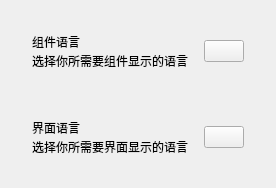
          <widget class="CardWidget" name="CardWidget_17">
           <property name="minimumSize">
            <size>
             <width>0</width>
             <height>70</height>
            </size>
           </property>
           <layout class="QVBoxLayout" name="verticalLayout_31">
            <property name="spacing">
             <number>16</number>
            </property>
            <property name="leftMargin">
             <number>16</number>
            </property>
            <property name="topMargin">
             <number>16</number>
            </property>
            <property name="rightMargin">
             <number>16</number>
            </property>
            <property name="bottomMargin">
             <number>16</number>
            </property>
            <item>
             <widget class="CardWidget" name="CardWidget_18">
              <property name="minimumSize">
               <size>
                <width>0</width>
                <height>70</height>
               </size>
              </property>
              <layout class="QHBoxLayout" name="horizontalLayout_19">
               <property name="spacing">
                <number>16</number>
               </property>
               <property name="leftMargin">
                <number>16</number>
               </property>
               <property name="topMargin">
                <number>16</number>
               </property>
               <property name="rightMargin">
                <number>16</number>
               </property>
               <property name="bottomMargin">
                <number>16</number>
               </property>
               <item>
                <layout class="QVBoxLayout" name="verticalLayout_29">
                 <property name="spacing">
                  <number>0</number>
                 </property>
                 <item>
                  <widget class="StrongBodyLabel" name="StrongBodyLabel_21">
                   <property name="sizePolicy">
                    <sizepolicy hsizetype="Expanding" vsizetype="Preferred">
                     <horstretch>0</horstretch>
                     <verstretch>0</verstretch>
                    </sizepolicy>
                   </property>
                   <property name="text">
                    <string>组件语言</string>
                   </property>
                  </widget>
                 </item>
                 <item>
                  <widget class="CaptionLabel" name="CaptionLabel_18">
                   <property name="text">
                    <string>选择你所需要组件显示的语言</string>
                   </property>
                   <property name="wordWrap">
                    <bool>false</bool>
                   </property>
                   <property name="lightColor" stdset="0">
                    <color alpha="150">
                     <red>0</red>
                     <green>0</green>
                     <blue>0</blue>
                    </color>
                   </property>
                   <property name="darkColor" stdset="0">
                    <color alpha="200">
                     <red>255</red>
                     <green>255</green>
                     <blue>255</blue>
                    </color>
                   </property>
                  </widget>
                 </item>
                </layout>
               </item>
               <item>
                <widget class="ComboBox" name="language_combo_widgets"/>
               </item>
              </layout>
             </widget>
            </item>
            <item>
             <widget class="CardWidget" name="CardWidget_19">
              <property name="minimumSize">
               <size>
                <width>0</width>
                <height>70</height>
               </size>
              </property>
              <layout class="QHBoxLayout" name="horizontalLayout_21">
               <property name="spacing">
                <number>16</number>
               </property>
               <property name="leftMargin">
                <number>16</number>
               </property>
               <property name="topMargin">
                <number>16</number>
               </property>
               <property name="rightMargin">
                <number>16</number>
               </property>
               <property name="bottomMargin">
                <number>16</number>
               </property>
               <item>
                <layout class="QVBoxLayout" name="verticalLayout_30">
                 <property name="spacing">
                  <number>0</number>
                 </property>
                 <item>
                  <widget class="StrongBodyLabel" name="StrongBodyLabel_22">
                   <property name="sizePolicy">
                    <sizepolicy hsizetype="Expanding" vsizetype="Preferred">
                     <horstretch>0</horstretch>
                     <verstretch>0</verstretch>
                    </sizepolicy>
                   </property>
                   <property name="text">
                    <string>界面语言</string>
                   </property>
                  </widget>
                 </item>
                 <item>
                  <widget class="CaptionLabel" name="CaptionLabel_19">
                   <property name="text">
                    <string>选择你所需要界面显示的语言</string>
                   </property>
                   <property name="wordWrap">
                    <bool>false</bool>
                   </property>
                   <property name="lightColor" stdset="0">
                    <color alpha="150">
                     <red>0</red>
                     <green>0</green>
                     <blue>0</blue>
                    </color>
                   </property>
                   <property name="darkColor" stdset="0">
                    <color alpha="200">
                     <red>255</red>
                     <green>255</green>
                     <blue>255</blue>
                    </color>
                   </property>
                  </widget>
                 </item>
                </layout>
               </item>
               <item>
                <widget class="ComboBox" name="language_combo_view"/>
               </item>
              </layout>
             </widget>
            </item>
           </layout>
          </widget>
